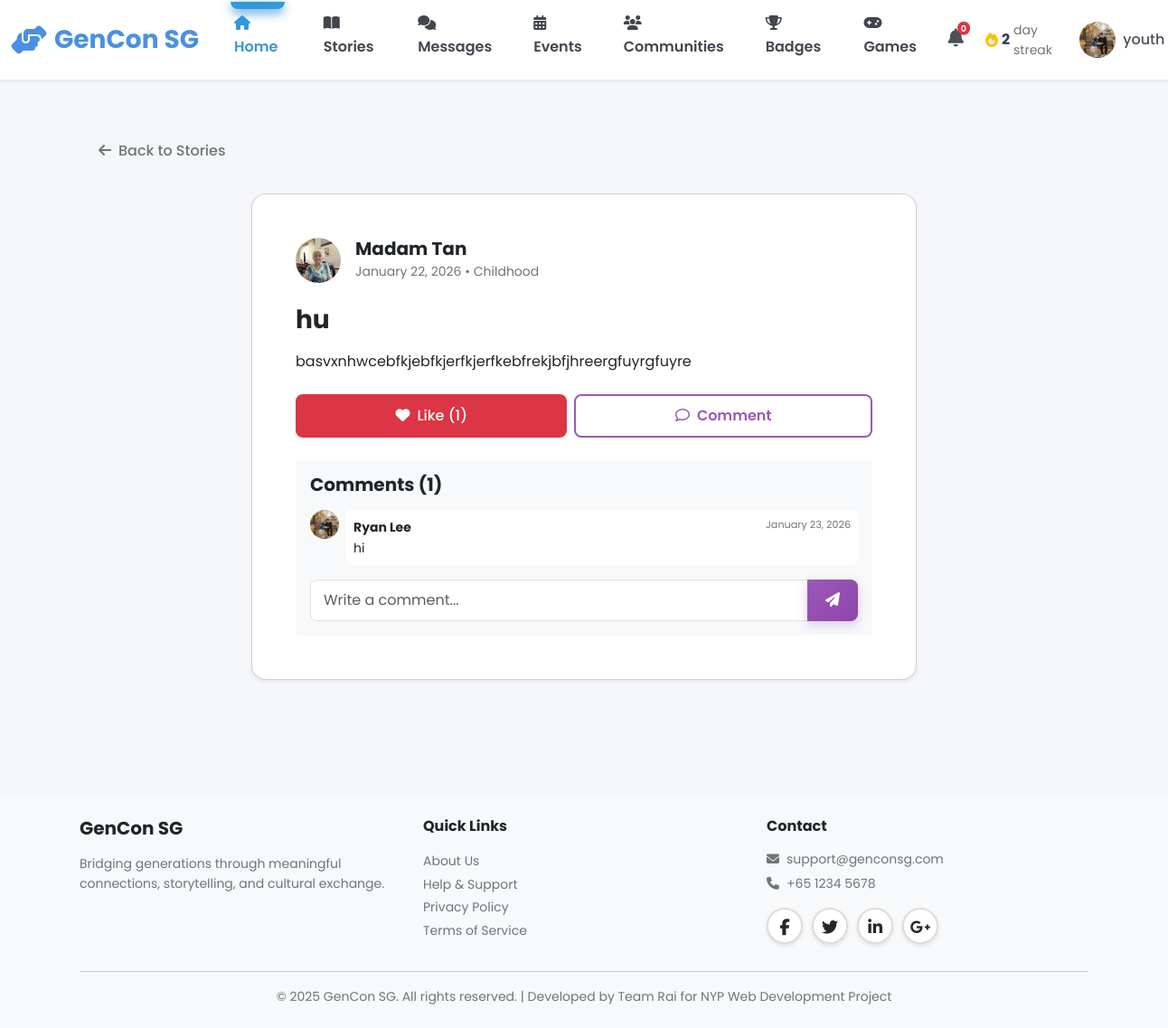
The page /youth/story/1 (signed in) on the database as committed earlier.
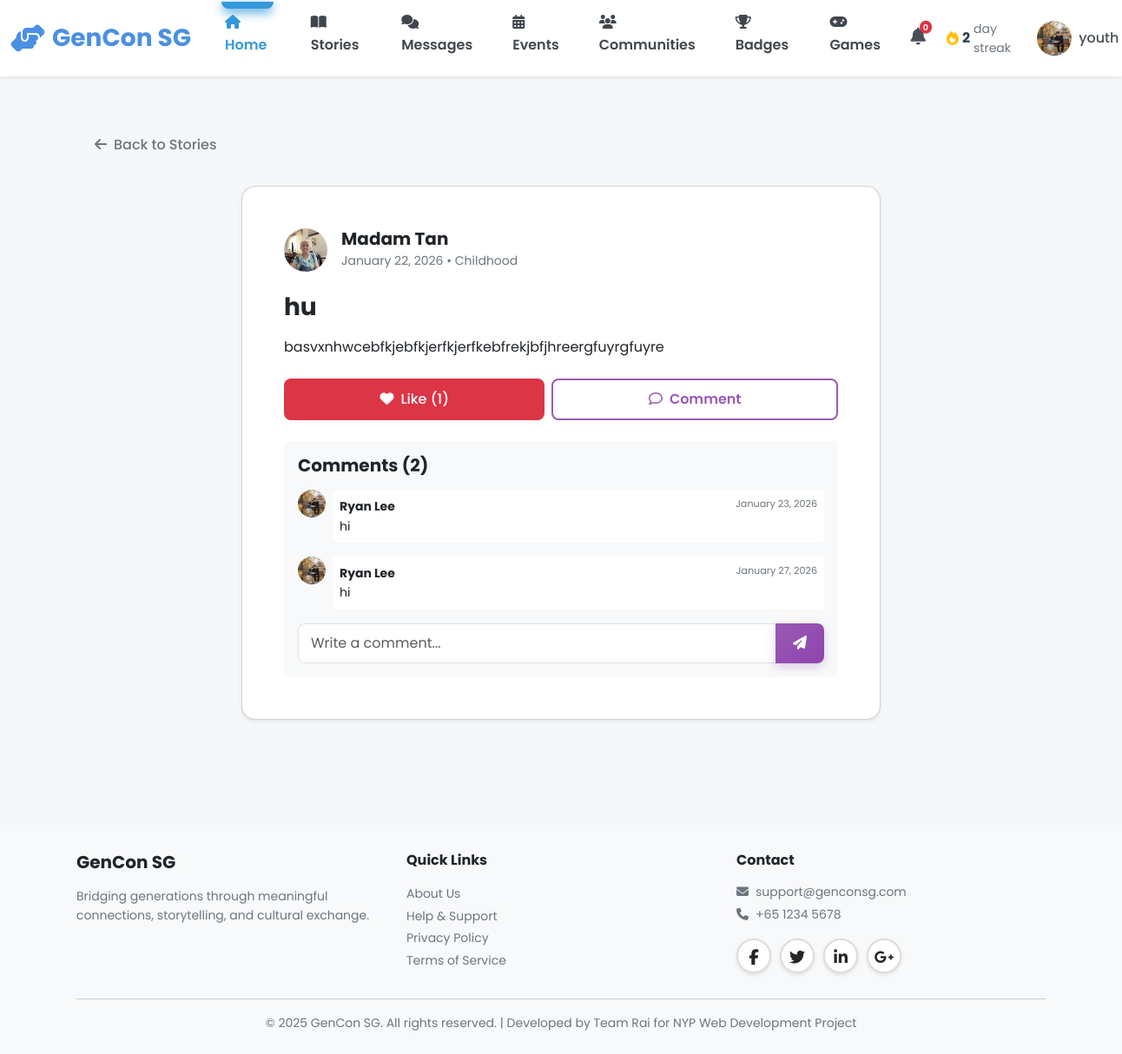
The same page on the database as committed later.
### models.py (models this page shows, shortened)
class User(db.Model):
    __tablename__ = 'users'
    id = db.Column(db.Integer, primary_key=True)
    username = db.Column(db.String(80), unique=True, nullable=False, index=True)
    password_hash = db.Column(db.String(255), nullable=False)
    email = db.Column(db.String(120), unique=True, nullable=False, index=True)
    full_name = db.Column(db.String(120), nullable=False)
    phone = db.Column(db.String(20))
    age = db.Column(db.Integer, nullable=False)
    bio = db.Column(db.Text)  # User biography
    school = db.Column(db.String(255))  # School or organization for youth
    role = db.Column(db.String(20), nullable=False)  # 'senior', 'youth', or 'admin'
    elo = db.Column(db.Integer, default=1200) # Default ELO rating
    profile_picture = db.Column(db.String(255), default='images/default-avatar.png')
    disable_reason = db.Column(db.Text)
    interests_json = db.Column(db.Text)  # Stores interests as JSON array
    languages_json = db.Column(db.Text)  # Stores languages as JSON array
    accessibility_settings_json = db.Column(db.Text)  # Stores settings as JSON object
    created_at = db.Column(db.DateTime, default=datetime.utcnow, nullable=False)
    last_active = db.Column(db.DateTime, default=datetime.utcnow, nullable=False)
    is_active = db.Column(db.Boolean, default=True)
    stories = db.relationship('Story', back_populates='user', lazy='dynamic')
    sent_messages = db.relationship('Message', foreign_keys='Message.sender_id',
                                   back_populates='sender', lazy='dynamic')
    received_messages = db.relationship('Message', foreign_keys='Message.recipient_id',
                                       back_populates='recipient', lazy='dynamic')
    senior_pairs = db.relationship('Pair', foreign_keys='Pair.senior_id',
                                   back_populates='senior', lazy='dynamic')
    youth_pairs = db.relationship('Pair', foreign_keys='Pair.youth_id',
                                 back_populates='youth', lazy='dynamic')
    streak = db.relationship('Streak', back_populates='user', uselist=False)
    badges = db.relationship('Badge', back_populates='user', lazy='dynamic')
    checkins = db.relationship('Checkin', back_populates='user', lazy='dynamic')
    @property
    def interests(self):
        """Get interests as Python list from JSON string."""
        if self.interests_json:
            return json.loads(self.interests_json)
        return []
    @interests.setter
    def interests(self, value):
        """Set interests from Python list, store as JSON string."""
        self.interests_json = json.dumps(value)
    @property
    def languages(self):
        """Get languages as Python list from JSON string."""
        if self.languages_json:
            return json.loads(self.languages_json)
        return []
    @languages.setter
    def languages(self, value):
        """Set languages from Python list, store as JSON string."""
        self.languages_json = json.dumps(value)
    @property
    def accessibility_settings(self):
        """Get accessibility settings as Python dict from JSON string."""
        if self.accessibility_settings_json:
            return json.loads(self.accessibility_settings_json)
        return {}

class Story(db.Model):
    __tablename__ = 'stories'
    id = db.Column(db.Integer, primary_key=True)
    user_id = db.Column(db.Integer, db.ForeignKey('users.id'), nullable=False, index=True)
    title = db.Column(db.String(200), nullable=False)
    content = db.Column(db.Text, nullable=False)
    category = db.Column(db.String(50), nullable=False)  # 5 categories
    photo_url = db.Column(db.String(255))  # Optional photo
    audio_url = db.Column(db.String(255))  # Optional voice recording
    created_at = db.Column(db.DateTime, default=datetime.utcnow, nullable=False, index=True)
    updated_at = db.Column(db.DateTime, default=datetime.utcnow, onupdate=datetime.utcnow)
    user = db.relationship('User', back_populates='stories')
    reactions = db.relationship('StoryReaction', back_populates='story',
                               lazy='dynamic', cascade='all, delete-orphan')
    comments = db.relationship('StoryComment', back_populates='story',
                              lazy='dynamic', cascade='all, delete-orphan')

class StoryComment(db.Model):
    __tablename__ = 'story_comments'
    id = db.Column(db.Integer, primary_key=True)
    story_id = db.Column(db.Integer, db.ForeignKey('stories.id'), nullable=False, index=True)
    user_id = db.Column(db.Integer, db.ForeignKey('users.id'), nullable=False, index=True)
    content = db.Column(db.Text, nullable=False)
    created_at = db.Column(db.DateTime, default=datetime.utcnow, nullable=False)
    story = db.relationship('Story', back_populates='comments')
    user = db.relationship('User')

### blueprints/youth.py (the view)
@youth_bp.route('/story/<int:story_id>')
@login_required
def story_detail(story_id):
    story = Story.query.get_or_404(story_id)
    return render_template('youth/story_detail.html', story=story)

### templates/youth/story_detail.html (shortened to what this page needs)
{% extends "base.html" %}
{% block body_class %}youth-dashboard{% endblock %}
{% block content %}
<div class="container py-4">
    <div class="mb-4">
        <a href="{{ url_for('youth.story_feed') }}" class="btn btn-outline-secondary">
            <i class="fas fa-arrow-left me-2"></i>Back to Stories
        </a>
    </div>
    <div class="row justify-content-center">
        <div class="col-lg-8">
            <div class="card shadow-sm">
                <div class="card-body p-4">
                    <div class="d-flex align-items-center mb-4">
                        <a href="{{ url_for('youth.public_profile', user_id=story.user.id) }}">
                            <img src="{{ url_for('static', filename=story.user.profile_picture|fix_pfp) }}" class="rounded-circle me-3" style="width: 50px; height: 50px; object-fit: cover;">
                        </a>
                        <div>
                            <a href="{{ url_for('youth.public_profile', user_id=story.user.id) }}" class="text-decoration-none text-dark">
                                <h5 class="mb-0 fw-bold">{{ story.user.full_name }}</h5>
                            </a>
                            <small class="text-muted">{{ story.created_at|timeago }} • {{ story.category }}</small>
                        </div>
                    </div>
                    <h2 class="h3 fw-bold mb-3">{{ story.title }}</h2>
                    <div class="card-text mb-4" style="white-space: pre-line;">{{ story.content }}</div>
                    <div class="d-flex gap-2 mb-4">
                        {% set user_liked = story.reactions.filter_by(user_id=session.user_id, reaction_type='heart').first() is not none %}
                        <button class="btn {{ 'btn-danger' if user_liked else 'btn-outline-danger' }} flex-grow-1" onclick="reactToStory({{ story.id }}, 'heart')">
                            <i class="{{ 'fas' if user_liked else 'far' }} fa-heart me-2"></i>Like ({{ story.reactions.count() }})
                        </button>
                        <button class="btn btn-outline-primary flex-grow-1" onclick="document.getElementById('commentInput').focus()">
                            <i class="far fa-comment me-2"></i>Comment
                        </button>
                    </div>
                    <div class="bg-light p-3 rounded">
                        <h5 class="mb-3">Comments ({{ story.comments.count() }})</h5>
                        <div class="comments-list mb-3">
                            {% for comment in story.comments %}
                            <div class="d-flex mb-3">
                                <img src="{{ url_for('static', filename=comment.user.profile_picture|fix_pfp) }}" class="rounded-circle me-2" style="width: 32px; height: 32px; object-fit: cover;">
                                <div class="bg-white p-2 rounded w-100">
                                    <div class="d-flex justify-content-between">
                                        <strong class="small">{{ comment.user.full_name }}</strong>
                                        <small class="text-muted" style="font-size: 0.7rem;">{{ comment.created_at|timeago }}</small>
                                    </div>
                                    <p class="mb-0 small">{{ comment.content }}</p>
                                </div>
                            </div>
                            {% endfor %}
                        </div>
                        <form onsubmit="postComment(event, {{ story.id }})">
                            <div class="input-group">
                                <input type="text" id="commentInput" class="form-control" placeholder="Write a comment..." required>
                                <button class="btn btn-primary" type="submit">
                                    <i class="fas fa-paper-plane"></i>
                                </button>
                            </div>
                        </form>
                    </div>
                </div>
            </div>
        </div>
    </div>
</div>
{% endblock %}

Rows that differ between the two databases and show on the page:
added StoryComment: profile_picture (picture), user.full_name "Ryan Lee", created_at "January 27, 2026", content "hi"
Other text that changed with them:
{{ story.comments.count() }}: "1" → "2"
